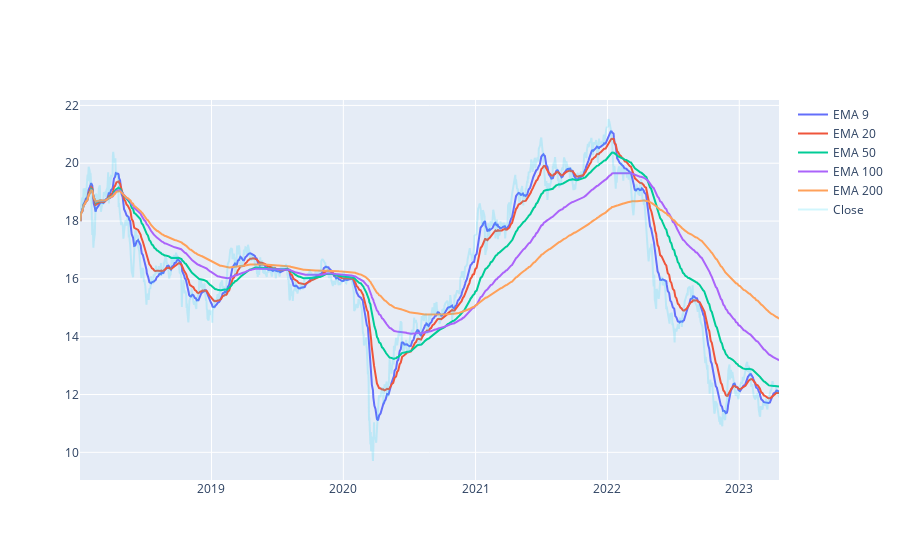

Notebook code for this chart:
### Code cell
def print_chart (df):
    df['EMA_9'] = df['Close'].ewm(9).mean().shift()
    df['EMA_20'] = df['Close'].ewm(20).mean().shift()
    df['EMA_50'] = df['Close'].ewm(50).mean().shift()
    df['EMA_100'] = df['Close'].ewm(100).mean().shift()
    df['EMA_200'] = df['Close'].ewm(200).mean().shift()

    fig = go.Figure()
    fig.add_trace(go.Scatter(x=df.Date, y=df.EMA_9, name='EMA 9'))
    fig.add_trace(go.Scatter(x=df.Date, y=df.EMA_20, name='EMA 20'))
    fig.add_trace(go.Scatter(x=df.Date, y=df.EMA_50, name='EMA 50'))
    fig.add_trace(go.Scatter(x=df.Date, y=df.EMA_100, name='EMA 100'))
    fig.add_trace(go.Scatter(x=df.Date, y=df.EMA_200, name='EMA 200'))
    fig.add_trace(go.Scatter(x=df.Date, y=df.Close, name='Close', opacity=0.2))
    fig.show()

print_chart(VNM)

### Figure 1 — Plotly figure (JSON) as saved in the notebook; plotly's stock layout.template omitted (floating-point values rounded to 4 significant figures; data arrays with more than 128 entries replaced by an {"elided": "..."} marker saying what was removed)
{"data": [{"name": "EMA 9", "type": "scatter", "x": {"elided": "1335 str values"}, "y": {"elided": "1335 float values"}}, {"name": "EMA 20", "type": "scatter", "x": {"elided": "1335 str values"}, "y": {"elided": "1335 float values"}}, {"name": "EMA 50", "type": "scatter", "x": {"elided": "1335 str values"}, "y": {"elided": "1335 float values"}}, {"name": "EMA 100", "type": "scatter", "x": {"elided": "1335 str values"}, "y": {"elided": "1335 float values"}}, {"name": "EMA 200", "type": "scatter", "x": {"elided": "1335 str values"}, "y": {"elided": "1335 float values"}}, {"name": "Close", "opacity": 0.2, "type": "scatter", "x": {"elided": "1335 str values"}, "y": {"elided": "1335 float values"}}], "layout": {}}
